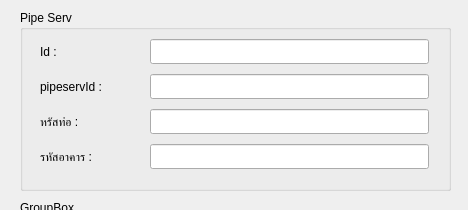
<?xml version="1.0" encoding="UTF-8"?>
<ui version="4.0">
 <class>Form</class>
 <widget class="QWidget" name="Form">
  <property name="geometry">
   <rect>
    <x>0</x>
    <y>0</y>
    <width>468</width>
    <height>210</height>
   </rect>
  </property>
  <property name="sizePolicy">
   <sizepolicy hsizetype="Fixed" vsizetype="Preferred">
    <horstretch>0</horstretch>
    <verstretch>0</verstretch>
   </sizepolicy>
  </property>
  <property name="minimumSize">
   <size>
    <width>468</width>
    <height>210</height>
   </size>
  </property>
  <property name="maximumSize">
   <size>
    <width>468</width>
    <height>210</height>
   </size>
  </property>
  <property name="baseSize">
   <size>
    <width>0</width>
    <height>124</height>
   </size>
  </property>
  <property name="contextMenuPolicy">
   <enum>Qt::NoContextMenu</enum>
  </property>
  <property name="windowTitle">
   <string>Form</string>
  </property>
  <widget class="QGroupBox" name="groupBox">
   <property name="geometry">
    <rect>
     <x>20</x>
     <y>200</y>
     <width>391</width>
     <height>41</height>
    </rect>
   </property>
   <property name="title">
    <string>GroupBox</string>
   </property>
   <widget class="QLabel" name="label">
    <property name="geometry">
     <rect>
      <x>340</x>
      <y>10</y>
      <width>47</width>
      <height>20</height>
     </rect>
    </property>
    <property name="minimumSize">
     <size>
      <width>0</width>
      <height>20</height>
     </size>
    </property>
    <property name="text">
     <string>globalId</string>
    </property>
   </widget>
   <widget class="QLineEdit" name="globalId">
    <property name="geometry">
     <rect>
      <x>210</x>
      <y>10</y>
      <width>113</width>
      <height>20</height>
     </rect>
    </property>
   </widget>
   <widget class="QLineEdit" name="_temp_id">
    <property name="geometry">
     <rect>
      <x>30</x>
      <y>10</y>
      <width>113</width>
      <height>20</height>
     </rect>
    </property>
   </widget>
  </widget>
  <widget class="QGroupBox" name="groupBox_2">
   <property name="geometry">
    <rect>
     <x>20</x>
     <y>10</y>
     <width>431</width>
     <height>181</height>
    </rect>
   </property>
   <property name="title">
    <string>Pipe Serv</string>
   </property>
   <widget class="QWidget" name="">
    <property name="geometry">
     <rect>
      <x>14</x>
      <y>23</y>
      <width>401</width>
      <height>142</height>
     </rect>
    </property>
    <layout class="QGridLayout" name="gridLayout">
     <property name="leftMargin">
      <number>6</number>
     </property>
     <property name="topMargin">
      <number>6</number>
     </property>
     <property name="rightMargin">
      <number>6</number>
     </property>
     <property name="bottomMargin">
      <number>6</number>
     </property>
     <property name="spacing">
      <number>10</number>
     </property>
     <item row="0" column="0">
      <widget class="QLabel" name="label_5">
       <property name="minimumSize">
        <size>
         <width>100</width>
         <height>25</height>
        </size>
       </property>
       <property name="maximumSize">
        <size>
         <width>16777215</width>
         <height>25</height>
        </size>
       </property>
       <property name="text">
        <string>Id :</string>
       </property>
      </widget>
     </item>
     <item row="0" column="1">
      <widget class="QLineEdit" name="id">
       <property name="minimumSize">
        <size>
         <width>0</width>
         <height>25</height>
        </size>
       </property>
       <property name="maximumSize">
        <size>
         <width>16777215</width>
         <height>25</height>
        </size>
       </property>
      </widget>
     </item>
     <item row="1" column="0">
      <widget class="QLabel" name="label_2">
       <property name="minimumSize">
        <size>
         <width>100</width>
         <height>25</height>
        </size>
       </property>
       <property name="maximumSize">
        <size>
         <width>16777215</width>
         <height>25</height>
        </size>
       </property>
       <property name="text">
        <string>pipeservId :</string>
       </property>
      </widget>
     </item>
     <item row="1" column="1">
      <widget class="QLineEdit" name="pipeservId">
       <property name="minimumSize">
        <size>
         <width>0</width>
         <height>25</height>
        </size>
       </property>
       <property name="maximumSize">
        <size>
         <width>16777215</width>
         <height>25</height>
        </size>
       </property>
      </widget>
     </item>
     <item row="2" column="0">
      <widget class="QLabel" name="label_3">
       <property name="minimumSize">
        <size>
         <width>100</width>
         <height>25</height>
        </size>
       </property>
       <property name="maximumSize">
        <size>
         <width>16777215</width>
         <height>25</height>
        </size>
       </property>
       <property name="text">
        <string>หรัสท่อ :</string>
       </property>
      </widget>
     </item>
     <item row="2" column="1">
      <widget class="QLineEdit" name="pipeId">
       <property name="minimumSize">
        <size>
         <width>0</width>
         <height>25</height>
        </size>
       </property>
       <property name="maximumSize">
        <size>
         <width>16777215</width>
         <height>25</height>
        </size>
       </property>
      </widget>
     </item>
     <item row="3" column="0">
      <widget class="QLabel" name="label_4">
       <property name="minimumSize">
        <size>
         <width>100</width>
         <height>25</height>
        </size>
       </property>
       <property name="maximumSize">
        <size>
         <width>16777215</width>
         <height>25</height>
        </size>
       </property>
       <property name="text">
        <string>รหัสอาคาร :</string>
       </property>
      </widget>
     </item>
     <item row="3" column="1">
      <widget class="QLineEdit" name="bldgId">
       <property name="minimumSize">
        <size>
         <width>0</width>
         <height>25</height>
        </size>
       </property>
       <property name="maximumSize">
        <size>
         <width>16777215</width>
         <height>25</height>
        </size>
       </property>
      </widget>
     </item>
    </layout>
   </widget>
  </widget>
 </widget>
 <resources/>
 <connections/>
</ui>
